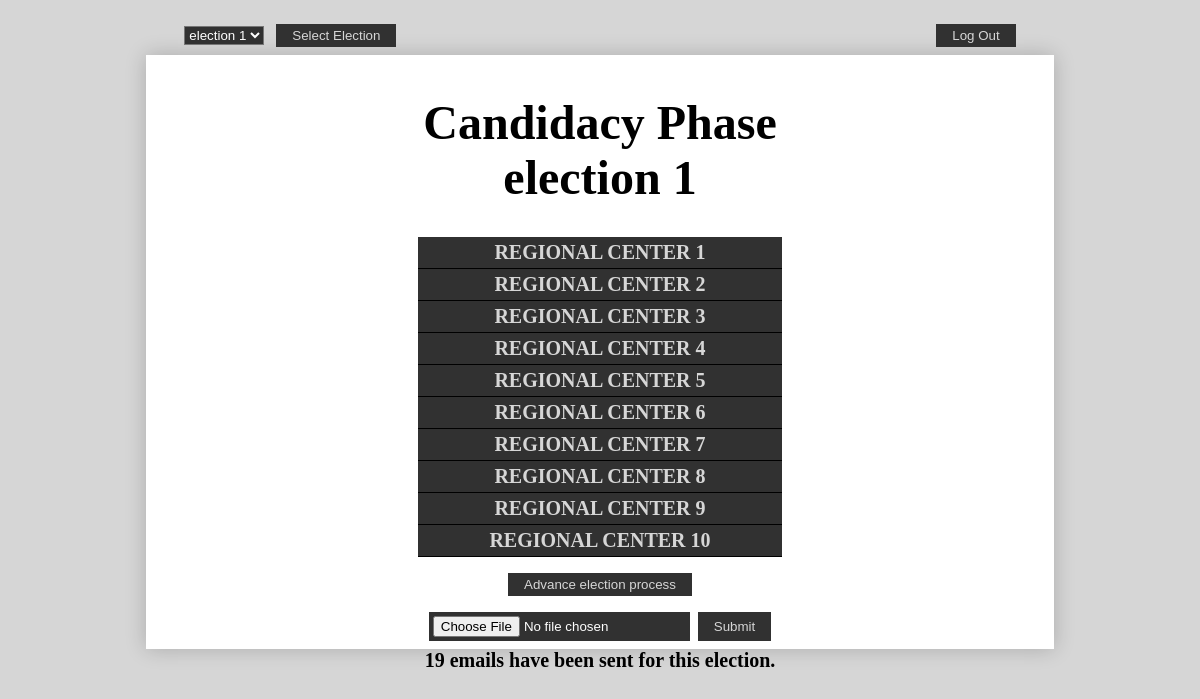
Page /Process/Commission/ (signed in) on the committed database.
### Process/models.py (models this page shows, shortened)
class election(models.Model):
    CHOICES = (
        (0, 'Candidacy Phase'),
        (1, 'Voting Phase'),
        (2, 'Election Over')
    )   # this gives us the possible values for the "Phase" field, which will determine which phase we are in, in the election process. This will be important later when checking which phase we are in in several functions, and is a field we will change throughout each step of the election process.
    date = models.DateTimeField()
    name_of_election = models.CharField(max_length=50)
    Phase = models.IntegerField(choices=CHOICES)
    groups = models.ManyToManyField(Group)

class regional_center(models.Model):
    name = models.CharField(max_length=40)

### Process/views.py (the view, shortened to what this page needs)
# urls.py: path('Commission/', views.Commission_view, name = 'Commission' ),
@login_required
def Commission_view(request):
    if request.user.groups.filter(name = "commission").exists():
        if request.method == "GET":
            usermodel = get_user_model()
            try:
                votes = {}
                regions = [region for region in regional_center.objects.all()]
                electionInstance = election.objects.latest('id')
                try:
                    group = Group.objects.get(name = electionInstance.name_of_election)
                    votercount = usermodel.objects.filter(groups__in = [group]).count()
                except Exception as e:
                    print(e)
                    votercount = 0
                if election.objects.latest('id').Phase != 2:
                    votetype = election.objects.latest('id').Phase
                else:
                    votetype = 1
                for region in regions:
                    votes[region] = {}
                    locals = [local for local in region.local_center_set.all()]
                    for local in locals:
                        votes[region][local] = {}
                        group = Group.objects.get(name = election.objects.latest('id').name_of_election)
                        iswithinset = [item for item in local.is_within_set.all()]
                        members = sorted([ iswithin.user for iswithin in iswithinset if iswithin.user.groups.filter(name = group.name).exists() ],key = lambda member: ballot.objects.filter(votes = member,election = election.objects.latest('id'),votetype = votetype).count(), reverse=True )
                        for member in members:
                            count = ballot.objects.filter(votes = member, votetype = votetype  , election = election.objects.latest('id')).count()
                            votes[region][local][member] = count
            except Exception as e:
                print(e)
                electionInstance = "None"
                votercount = 0
            elections = [item for item in election.objects.all()]
            context = {'votes' : votes,'elections' : elections, 'election' : electionInstance, 'votercount':votercount, 'form': UploadFileForm()}
            return render(request, 'commission.html', context = context)
    else:
        return HttpResponse("You are not a member of the commission.")

### Process/forms.py
class UploadFileForm(forms.Form):
    file = forms.FileField()

### Templates/commission.html (shortened to what this page needs)
{% extends 'base.html' %}
{% block content %}
<div class = "forms-wrapper">
    <form method = "POST" class = "ui">
        <select name = "election">
        {% for item in elections  %}
        <option value = {{item.id}} name ="elections">{{item.name_of_election}}</option>
        {% endfor %}
        </select>
        <button type = "submit"> Select Election </button>
    </form>
    <form method = "POST" class = "ui">
        <button type = "submit">
            Log Out
        </button>
    </form>
    </div>
<div class = "wrapper">
    <h1 class = "phase" >
        {% if election.Phase == 0 %}
        Candidacy Phase
        <br> {{election.name_of_election}}
        {% elif election.Phase == 1 %}
        Voting Phase
        <br> {{election.name_of_election}}
        {%elif election.Phase == 2 %}
        {% if history %}
        {{election.name_of_election}}
        {% else %}
        No Current Election
        {% endif %}
        {% else %}
        No Elections Available
        {% endif %}
    </h1>
{% if election.Phase == 0 or election.Phase == 1 or history  %}
{% for region,local in votes.items%}
<div class = "region">
 <div class = "region-title">
    <h2>{{region.name}}</h2>
 </div>
</div>
{%endfor%}
{% endif %}
<form method = "POST" class = "advance">
    <div class = "flex gap">
    <button type = "submit" class = "advancebutton">
    {% if election.Phase == 2 or election == "None" %}
    Create new election
    {% else %}
    Advance election process
    {% endif %}
    </button>
    </div>
</form>
<form method = "POST" class = "advance" enctype = "multipart/form-data">
    <input type = "file" name ="file" required id = "id_file">
<input type ="submit" class = "btn">
</form>
</div>
{% if election.Phase == 0 or election.Phase == 1 or history  %}
<h2>{{votercount}} emails have been sent for this election.</h2>
{% endif %}
{% endblock content %}

### Templates/base.html (shortened to what this page needs)
{% load static %}
<!DOCTYPE html>
<html lang="en">
<head>
    <link rel="stylesheet" type="text/css" href="{% static 'css/styles.css' %}">
</head>
<body>
{% block content%}
{% endblock %}
</body>
</html>

### static/css/styles.css (style rules this page uses)
* { margin: 0; padding: 0; }
body { margin-top: 1rem; margin-left: 2rem; margin-right: 2rem; background-color: #d6d6d6 ; }
button,.btn { margin-left: .5rem; padding: .25rem 1rem; background-color: #313131; color: #d6d6d6; border: none; transition: padding .3s linear; }
.flex { display: flex; flex-direction: column; }
h1 { text-align: center; font-size: 3rem; margin: 2rem auto; }
h2 { font-size: 1.25rem; text-align: center; }
.wrapper { background-color: #fff; margin: 0 auto; padding: .5rem 0; max-width: 80%; box-shadow: 0px 0px 20px 0px rgba( 0, 0, 0, 0.2 ) }
.region-title { background-color: #313131; color: #d6d6d6; text-transform: uppercase; padding: .250rem 0; margin: 0 auto; width: 40%; cursor: pointer; border-bottom: solid 1px black; transition: width 0.5s ease-in-out; }
.advancebutton { margin: 0; }
.advance { margin-top: 1rem; display:flex; justify-content: center; }
.gap { gap: 0.5rem; }
.forms-wrapper { display: flex; flex-direction: row; margin: 0 auto; max-width: 80%; justify-content: space-around; padding:0.5rem; gap: 50%; }
input { background-color:#313131; color: white; border: none; border-radius: 0; padding: .25rem; }
select { background-color: #313131; color: white; border-radius: 0; }
option { border-radius: 0; }

### rows in the picture
election: name_of_election "election 1"
regional_center: name "REGIONAL CENTER 1"
regional_center: name "REGIONAL CENTER 2"
regional_center: name "REGIONAL CENTER 3"
regional_center: name "REGIONAL CENTER 4"
regional_center: name "REGIONAL CENTER 5"
regional_center: name "REGIONAL CENTER 6"
regional_center: name "REGIONAL CENTER 7"
regional_center: name "REGIONAL CENTER 8"
regional_center: name "REGIONAL CENTER 9"
regional_center: name "REGIONAL CENTER 10"

### other values in the picture
{{ votercount }} "19"
form field election "election 1"
